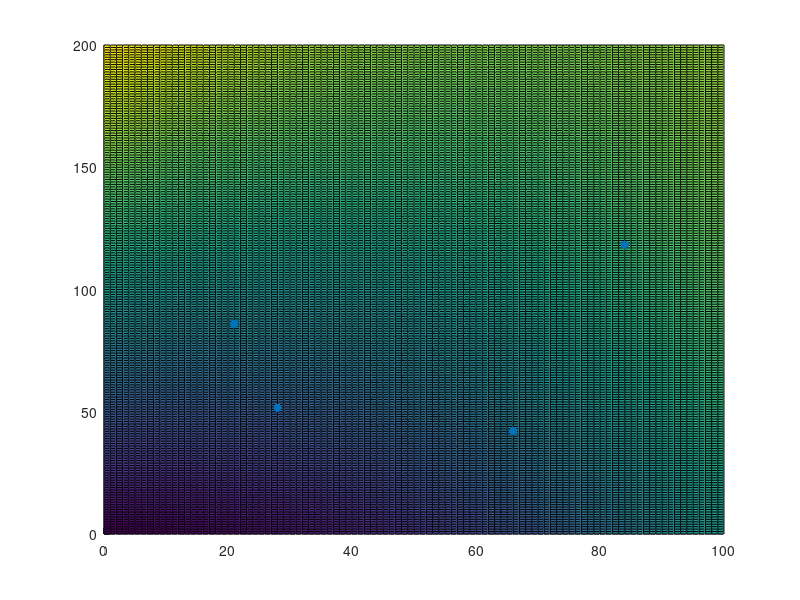

MATLAB code for this plot: (Note: this script raises an error after producing the figure.)
% Rotten tomato scores
tomato_score = [21; 10; 24; 84; 79; 66; 65; 41; 23; 28];
% IMDb Scores
imdb_score = [6; 3.9; 4.8; 6.6; 6.6; 7.1; 6.5; 5.6; 5.8; 6];
% Will Ferrell's Age
age = [50; 51; 38; 52; 43; 37; 34; 38; 41; 48];
% Production cost
cost = [86.05; 51.13; 133.05; 118.38; 140.19; 42.07; 45.31; 70.44; 78.09; 51.59];
% Final Box Office Sales
sales = [225.24; 49.26; 205.71; 238.67; 238.97; 146.79; 98.36; 87.76; 62.48; 144.08];

% Set up A matrix and b vector
A = [ones(size(tomato_score)) tomato_score cost (tomato_score.^2) (cost.^2) (tomato_score.*cost)];
b = sales;

% Solve Ax = b for x
x = A\b;

% Print coefficients
for i = 1:size(x)
    fprintf("a_%d = %f\n", i, x(i));
end
% Build our model
model = @(t, b)(x(1) + x(2)*t + x(3)*b + x(4)*(t.^2) + x(5)*(b.^2) + x(6)*(t.*b));

% Create our model visualization
[X, Y] = meshgrid(0:1:100, 0:1:200);
model_visualization = model(X, Y);

% Plot our results
hold on;
scatter3(tomato_score, cost, sales, 'filled', 'r', 'DisplayName', 'Raw Data');
surf(X, Y, model_visualization, 'DisplayName', 'Quadratic Regression Model');
alpha(0.5);
xlabel('Rotten Tomato Score');
ylabel('Production Cost Adjusted for Inflation(millions)')
zlabel('Final Box Office Sales Adjusted for Inflation(millions)')
title('Rotten Tomato Score & Production Cost vs. Final Box Office Sales of a Will Ferrell Movie')
hold off;

% Gather error of our model
error = sum((sales - model(tomato_score, cost)).^2);
fprintf("OLS Error: %f\n", error);